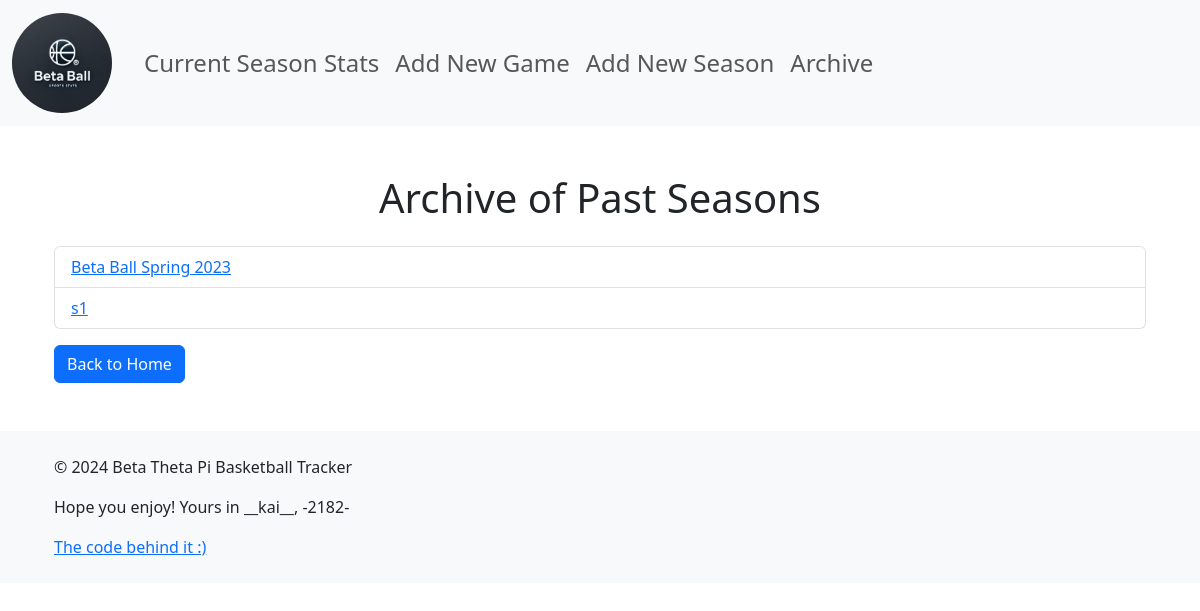
Page /archive on the earlier database version.
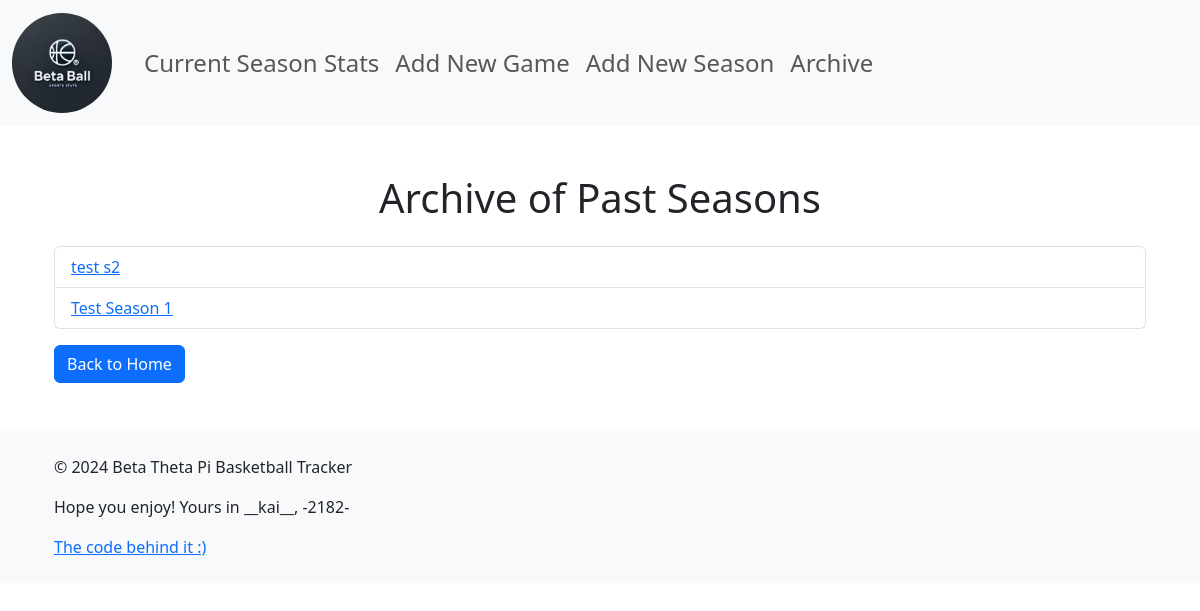
Same page on the later database version.
### server.py (models this page shows)
class Season(db.Model):
    id = db.Column(db.Integer, primary_key=True)
    name = db.Column(db.String(100), nullable=False)
    start_date = db.Column(db.DateTime, default=datetime.now)
    teams = db.relationship('Team', backref='season', lazy=True)

### server.py (the view)
@app.route('/archive')
def archive():
    seasons = Season.query.order_by(Season.start_date.desc()).all()
    return render_template('archive.html', seasons=seasons)

### templates/archive.html (shortened to what this page needs)
{% extends 'base.html' %}
{% block content %}
<div class="container mt-5">
    <h1 class="text-center">Archive of Past Seasons</h1>
    <ul class="list-group mt-4">
        {% for season in seasons %}
        <li class="list-group-item">
            <a href="{{ url_for('current_season', season_id=season.id) }}">{{ season.name }}</a>
        </li>
        {% endfor %}
    </ul>
    <a href="{{ url_for('home') }}" class="btn btn-primary mt-3">Back to Home</a>
</div>
{% endblock %}

Differences in the rows shown:
removed Season: name "Beta Ball Spring 2023"
added Season: name "test s2"
changed Season: name "s1" → "Test Season 1"
